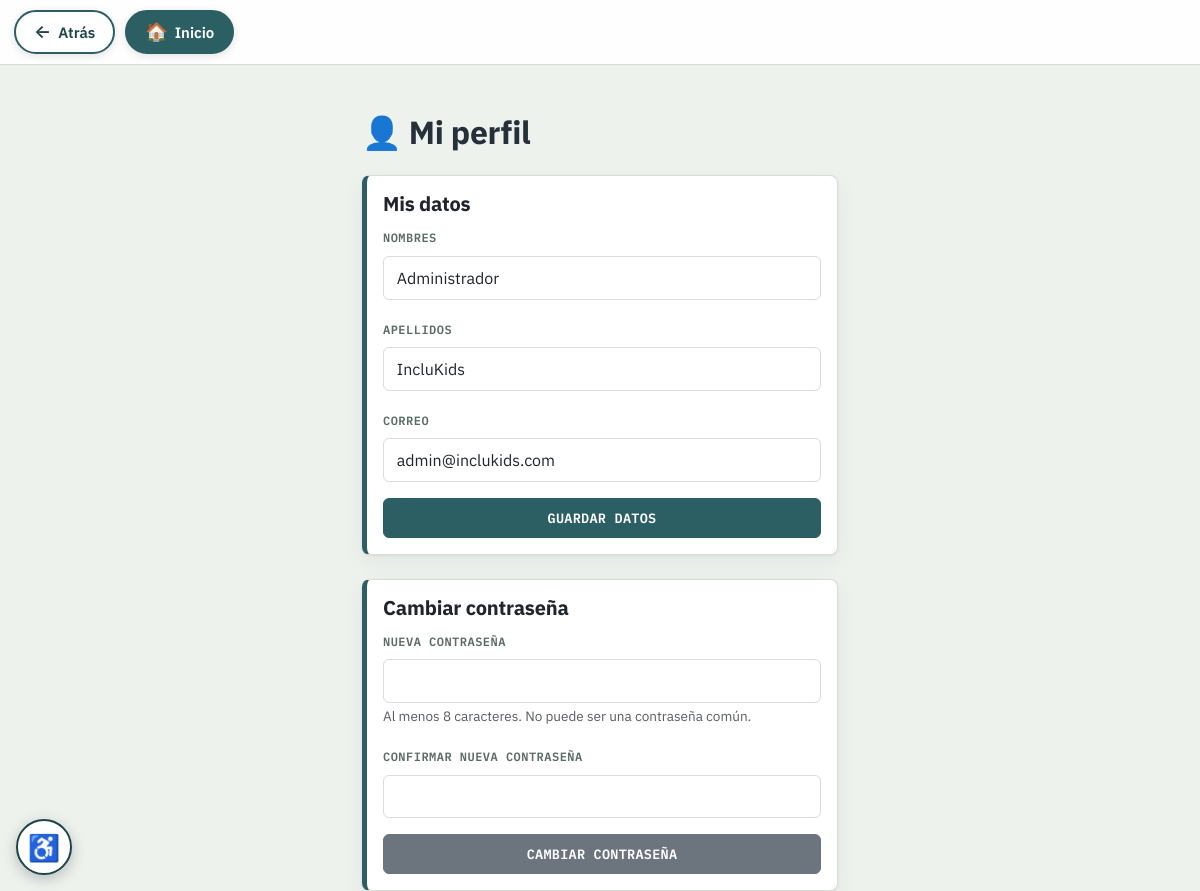
Page /app/views/docentes/perfil.php (signed in) on the committed database.
### tables this page shows
CREATE TABLE `docentes` (
  `id_docente` int(11) NOT NULL AUTO_INCREMENT,
  `nombres` varchar(100) NOT NULL,
  `apellidos` varchar(100) NOT NULL,
  `correo` varchar(100) NOT NULL,
  `rol` enum('administrador','docente') NOT NULL DEFAULT 'docente',
  `contraseña` varchar(255) NOT NULL,
  `solicitud_password_en` datetime DEFAULT NULL,
  PRIMARY KEY (`id_docente`),
  UNIQUE KEY `correo` (`correo`)
);

### app/config/database.php (called while the page is built, shortened)
<?php
class Database
{
    private $host = "localhost";
    private $dbname = "incluKids";
    private $user = "root";
    private $password = "";
    public function __construct()
    {
        $local = __DIR__ . "/database.local.php";
        $variables = [
            "host" => "INCLUKIDS_DB_HOST",
            "dbname" => "INCLUKIDS_DB_NAME",
            "user" => "INCLUKIDS_DB_USER",
            "password" => "INCLUKIDS_DB_PASSWORD",
        ];
        foreach ($variables as $clave => $variable) {
            $valor = getenv($variable);
        }
    }
    public function conectar()
    {
        try {
            $conexion = new PDO(
                "mysql:host={$this->host};dbname={$this->dbname};charset=utf8mb4",
                $this->user,
                $this->password
            );
            $conexion->setAttribute(PDO::ATTR_ERRMODE, PDO::ERRMODE_EXCEPTION);
            return $conexion;
        } catch (PDOException $e) {
            error_log("IncluKids - fallo de conexion a la BD: " . $e->getMessage());
            http_response_code(500);
            die("No fue posible conectar con la base de datos.");
        }
    }
}

### app/controllers/DocenteController.php (called while the page is built, shortened)
<?php
require_once __DIR__ . "/../models/Docente.php";
class DocenteController
{
    public function obtenerPorId($idDocente)
    {
        $modelo = new Docente();
        return $modelo->obtenerPorId($idDocente);
    }
}

### app/models/Docente.php (called while the page is built, shortened)
<?php
require_once __DIR__ . "/../config/database.php";
class Docente
{
    private $conexion;
    public function __construct()
    {
        $database = new Database();
        $this->conexion = $database->conectar();
    }
    public function obtenerPorId($idDocente)
    {
        $sql = "SELECT id_docente, nombres, apellidos, correo, rol
                FROM docentes
                WHERE id_docente = ?";
        $consulta = $this->conexion->prepare($sql);
        $consulta->execute([$idDocente]);
        return $consulta->fetch(PDO::FETCH_ASSOC);
    }
}

### app/views/docentes/perfil.php (the view, shortened to what this page needs)
<?php
require_once __DIR__ . "/../../controllers/DocenteController.php";
$docenteController = new DocenteController();
$docente = $docenteController->obtenerPorId($_SESSION["id_docente"]);
?>
<body>
<div class="container mt-5" style="max-width: 500px;">
    <h2 class="mt-3 mb-4">👤 Mi perfil</h2>
    <div class="card mb-4">
        <div class="card-body">
            <h5 class="card-title">Mis datos</h5>
            <form method="POST" action="guardar_perfil.php">
                <div class="mb-3">
                    <label class="form-label">Nombres</label>
                    <input type="text" class="form-control" name="nombres"
                           value="<?= htmlspecialchars($docente['nombres']) ?>" required>
                </div>
                <div class="mb-3">
                    <label class="form-label">Apellidos</label>
                    <input type="text" class="form-control" name="apellidos"
                           value="<?= htmlspecialchars($docente['apellidos']) ?>" required>
                </div>
                <div class="mb-3">
                    <label class="form-label">Correo</label>
                    <input type="email" class="form-control" name="correo"
                           value="<?= htmlspecialchars($docente['correo']) ?>" required>
                </div>
                <button type="submit" class="btn btn-primary w-100">Guardar datos</button>
            </form>
        </div>
    </div>
    <div class="card">
        <div class="card-body">
            <h5 class="card-title">Cambiar contraseña</h5>
            <form method="POST" action="guardar_password.php">
                <div class="mb-3">
                    <label class="form-label">Nueva contraseña</label>
                    <input type="password" class="form-control" name="nueva" minlength="8" required>
                    <small class="text-muted">Al menos 8 caracteres. No puede ser una contraseña común.</small>
                </div>
                <div class="mb-3">
                    <label class="form-label">Confirmar nueva contraseña</label>
                    <input type="password" class="form-control" name="confirmar" minlength="8" required>
                </div>
                <button type="submit" class="btn btn-secondary w-100">Cambiar contraseña</button>
            </form>
        </div>
    </div>
</div>
</body>
</html>

### public/css/inclukids.css (style rules this page uses)
:root { --tinta: #24303A; --papel: #EEF2ED; --papel-tarjeta: #FFFFFF; --petroleo: #2B5F63; --petroleo-oscuro: #1D4448; --ocre: #C98A2B; --ocre-oscuro: #A66F1E; --lenguaje: #8B4B6B; --ciencias: #4B7B5E; --borde: #D7DED9; --texto-suave: #5B6B66; --exito: #3C7A4E; --peligro: #B24632; }
body { background-color: var(--papel) !important; color: var(--tinta) !important; font-family: 'IBM Plex Sans', -apple-system, sans-serif !important; font-size: 15.5px; line-height: 1.55; }
h1, h2, h3, h4, h5, h6 { font-family: 'IBM Plex Sans', sans-serif; font-weight: 700; color: var(--tinta); letter-spacing: -0.01em; }
.codigo, .badge, .navbar-brand, .btn, label, .form-label, .dropdown-header, th { font-family: 'IBM Plex Mono', monospace !important; }
.btn { border-radius: 6px !important; font-weight: 600; font-size: 13.5px; letter-spacing: 0.02em; text-transform: uppercase; padding: 0.55rem 1.1rem; border-width: 1.5px !important; transition: background-color 0.15s ease, border-color 0.15s ease, box-shadow 0.15s ease, transform 0.08s ease; }
.btn-primary, .btn-success { background-color: var(--petroleo) !important; border-color: var(--petroleo) !important; color: white !important; }
.card { background-color: var(--papel-tarjeta) !important; border: 1.5px solid var(--borde) !important; border-left: 5px solid var(--petroleo) !important; border-radius: 8px !important; box-shadow: 0 1px 3px rgba(36, 48, 58, 0.07), 0 8px 24px rgba(36, 48, 58, 0.05) !important; transition: box-shadow 0.18s ease; }
.form-control, .form-select { border: 1.5px solid var(--borde) !important; border-radius: 6px !important; font-family: 'IBM Plex Sans', sans-serif !important; padding: 0.55rem 0.8rem; }
.form-label { font-size: 12px; text-transform: uppercase; letter-spacing: 0.04em; color: var(--texto-suave); font-weight: 600; }

### rows in the picture
docentes: nombres "Administrador", apellidos "IncluKids", correo "admin@inclukids.com"
